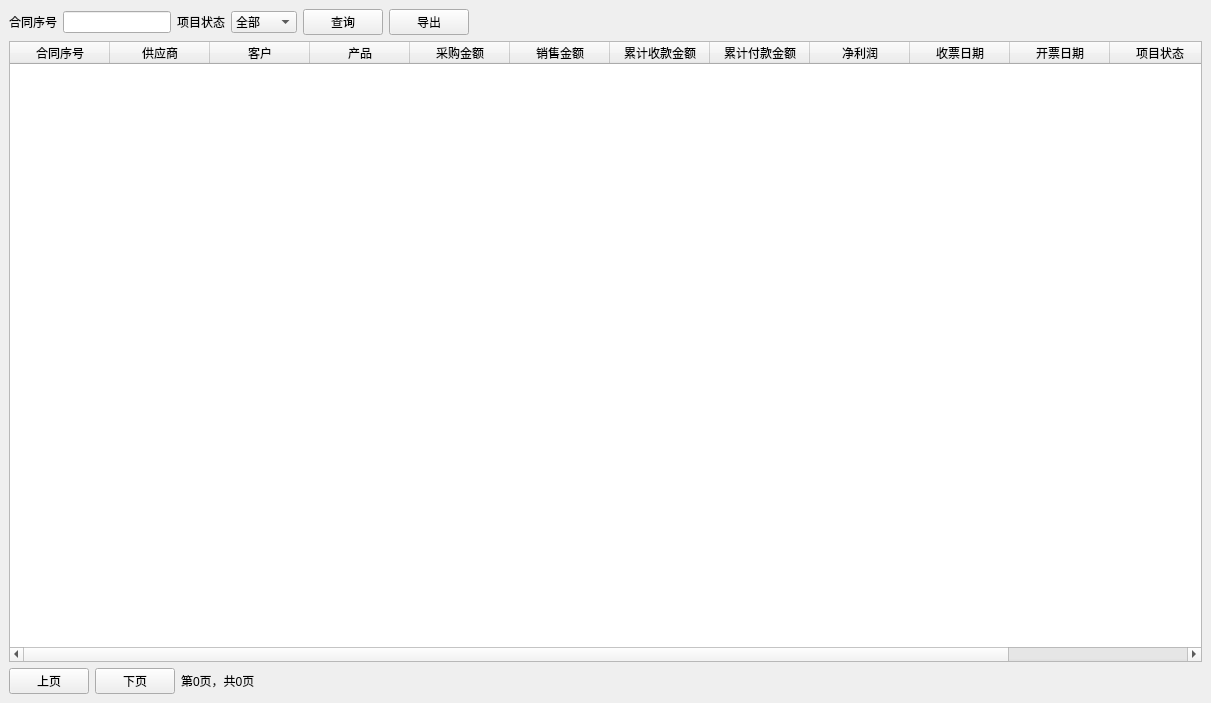
<?xml version="1.0" encoding="UTF-8"?>
<ui version="4.0">
 <class>MainWindow</class>
 <widget class="QMainWindow" name="MainWindow">
  <property name="geometry">
   <rect>
    <x>0</x>
    <y>0</y>
    <width>1211</width>
    <height>703</height>
   </rect>
  </property>
  <property name="sizePolicy">
   <sizepolicy hsizetype="Expanding" vsizetype="Expanding">
    <horstretch>0</horstretch>
    <verstretch>0</verstretch>
   </sizepolicy>
  </property>
  <property name="windowTitle">
   <string>MainWindow</string>
  </property>
  <widget class="QWidget" name="centralwidget">
   <layout class="QVBoxLayout" name="verticalLayout">
    <item>
     <layout class="QHBoxLayout" name="horizontalLayout_3">
      <item>
       <widget class="QLabel" name="label">
        <property name="sizePolicy">
         <sizepolicy hsizetype="Fixed" vsizetype="Fixed">
          <horstretch>0</horstretch>
          <verstretch>0</verstretch>
         </sizepolicy>
        </property>
        <property name="text">
         <string>合同序号</string>
        </property>
       </widget>
      </item>
      <item>
       <widget class="QLineEdit" name="lineEdit">
        <property name="sizePolicy">
         <sizepolicy hsizetype="Fixed" vsizetype="Fixed">
          <horstretch>0</horstretch>
          <verstretch>0</verstretch>
         </sizepolicy>
        </property>
       </widget>
      </item>
      <item>
       <widget class="QLabel" name="label_2">
        <property name="sizePolicy">
         <sizepolicy hsizetype="Fixed" vsizetype="Fixed">
          <horstretch>0</horstretch>
          <verstretch>0</verstretch>
         </sizepolicy>
        </property>
        <property name="text">
         <string>项目状态</string>
        </property>
       </widget>
      </item>
      <item>
       <widget class="QComboBox" name="comboBox">
        <property name="sizePolicy">
         <sizepolicy hsizetype="Fixed" vsizetype="Fixed">
          <horstretch>0</horstretch>
          <verstretch>0</verstretch>
         </sizepolicy>
        </property>
        <item>
         <property name="text">
          <string>全部</string>
         </property>
        </item>
        <item>
         <property name="text">
          <string>进行中</string>
         </property>
        </item>
        <item>
         <property name="text">
          <string>已完成</string>
         </property>
        </item>
       </widget>
      </item>
      <item>
       <widget class="QPushButton" name="pushButton_3">
        <property name="sizePolicy">
         <sizepolicy hsizetype="Fixed" vsizetype="Fixed">
          <horstretch>0</horstretch>
          <verstretch>0</verstretch>
         </sizepolicy>
        </property>
        <property name="text">
         <string>查询</string>
        </property>
       </widget>
      </item>
      <item>
       <widget class="QPushButton" name="pushButton_5">
        <property name="sizePolicy">
         <sizepolicy hsizetype="Fixed" vsizetype="Fixed">
          <horstretch>0</horstretch>
          <verstretch>0</verstretch>
         </sizepolicy>
        </property>
        <property name="text">
         <string>导出</string>
        </property>
       </widget>
      </item>
      <item>
       <widget class="QLabel" name="label_5">
        <property name="text">
         <string/>
        </property>
       </widget>
      </item>
     </layout>
    </item>
    <item>
     <widget class="QTableWidget" name="tableWidget">
      <property name="contextMenuPolicy">
       <enum>Qt::CustomContextMenu</enum>
      </property>
      <attribute name="verticalHeaderVisible">
       <bool>false</bool>
      </attribute>
      <column>
       <property name="text">
        <string>合同序号</string>
       </property>
      </column>
      <column>
       <property name="text">
        <string>供应商</string>
       </property>
      </column>
      <column>
       <property name="text">
        <string>客户</string>
       </property>
      </column>
      <column>
       <property name="text">
        <string>产品</string>
       </property>
      </column>
      <column>
       <property name="text">
        <string>采购金额</string>
       </property>
      </column>
      <column>
       <property name="text">
        <string>销售金额</string>
       </property>
      </column>
      <column>
       <property name="text">
        <string>累计收款金额</string>
       </property>
      </column>
      <column>
       <property name="text">
        <string>累计付款金额</string>
       </property>
      </column>
      <column>
       <property name="text">
        <string>净利润</string>
       </property>
      </column>
      <column>
       <property name="text">
        <string>收票日期</string>
       </property>
      </column>
      <column>
       <property name="text">
        <string>开票日期</string>
       </property>
      </column>
      <column>
       <property name="text">
        <string>项目状态</string>
       </property>
      </column>
      <column>
       <property name="text">
        <string>备注</string>
       </property>
      </column>
     </widget>
    </item>
    <item>
     <layout class="QHBoxLayout" name="horizontalLayout">
      <property name="rightMargin">
       <number>800</number>
      </property>
      <item>
       <widget class="QPushButton" name="pushButton_7">
        <property name="sizePolicy">
         <sizepolicy hsizetype="Fixed" vsizetype="Fixed">
          <horstretch>0</horstretch>
          <verstretch>0</verstretch>
         </sizepolicy>
        </property>
        <property name="text">
         <string>上页</string>
        </property>
       </widget>
      </item>
      <item>
       <widget class="QPushButton" name="pushButton_6">
        <property name="sizePolicy">
         <sizepolicy hsizetype="Fixed" vsizetype="Fixed">
          <horstretch>0</horstretch>
          <verstretch>0</verstretch>
         </sizepolicy>
        </property>
        <property name="text">
         <string>下页</string>
        </property>
       </widget>
      </item>
      <item>
       <widget class="QLabel" name="label_3">
        <property name="text">
         <string>第0页，共0页</string>
        </property>
       </widget>
      </item>
     </layout>
    </item>
   </layout>
  </widget>
 </widget>
 <resources/>
 <connections/>
</ui>
